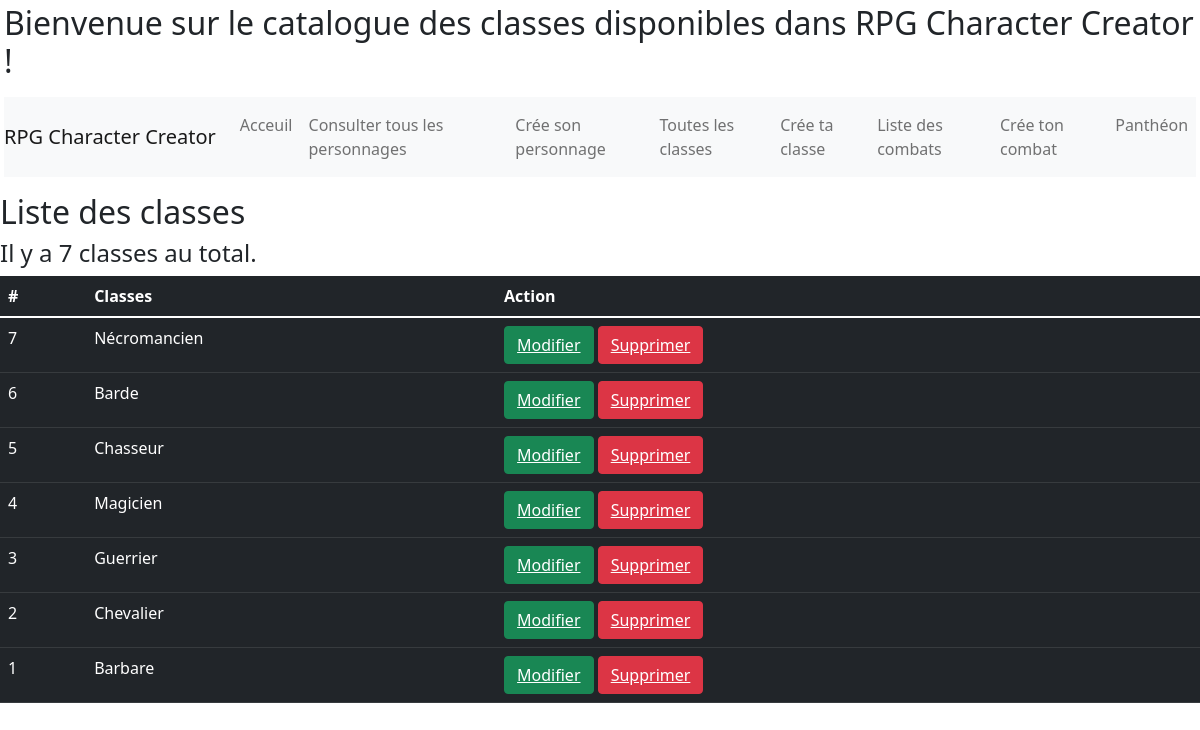
/allProfession.php, run on the app's committed database.
### tables this page shows
CREATE TABLE IF NOT EXISTS `profession` (
  `id_profession` int NOT NULL AUTO_INCREMENT,
  `professionName` varchar(32) NOT NULL,
  PRIMARY KEY (`id_profession`)
);

### class/manager/professionManager.class.php (called while the page is built, shortened)
<?php
class ProfessionManager{
    private $_db;
    public function setDb($db){
        $this->_db = $db;
    }
    public function getList(){
        $liste = [];
        $requete = $this->_db->query('SELECT * FROM profession
        ORDER BY id_profession DESC');
        while($donnees = $requete->fetch()){
            $profession = new Profession($donnees);
            $liste[] = $profession;
        }
    return $liste;
    }
    public function getCount(){
            $liste = [];
            $requete = $this->_db->query('SELECT id_profession FROM profession');
            while($donnees = $requete->fetch()){
                $profession = new Profession($donnees);
                $liste[] = $profession;
            }
        return count($liste);
    }
}
?>

### class/class/profession.class.php (called while the page is built, shortened)
<?php
class Profession{
    private $_id_profession;
    private $_professionName;
    public function hydrate($donnees) {
        foreach($donnees as $key => $value) {
            $method = 'set'.ucfirst($key);
        }
    }
    public function getId_profession()
    {
        return $this->_id_profession;
    }
    public function setId_profession($id_profession)
    {
        $this->_id_profession = $id_profession;
    }
    public function getProfessionName()
    {
        return $this->_professionName;
    }
    public function setProfessionName($professionName)
    {
        $this->_professionName = $professionName;
    }
}
?>

### allProfession.php (the view, shortened to what this page needs)
<?php
$pdo = connexionBDD();
$professionManager = new ProfessionManager($pdo);
?>
<!DOCTYPE html>
<html lang="en">
<head>
    <link href="https://cdn.jsdelivr.net/npm/bootstrap@5.1.2/dist/css/bootstrap.min.css" rel="stylesheet">
</head>
<body>
<h2 class="m-1 mb-3">Bienvenue sur le catalogue des classes disponibles dans RPG Character Creator !</h2>
<?php require ('nav.php'); ?>
<h2>Liste des classes</h2>
    <h4><?= "Il y a  ".$professionManager->getCount().' classes au total.';?></h4>
    <table class=" mb-3 table table-dark">
        <thead>
            <tr class=" mb-3" >
                <th scope="col">#</th>
                <th scope="col">Classes</th>
                <th scope="col">Action</th>
            </tr>
        </thead>
            <?php
                $liste = $professionManager->getList();
                foreach($liste as $profession){?>
                    <tr>
                        <td><?= $profession->getId_profession();?></td>
                        <td><?= $profession->getProfessionName();?></td>
                        <td>
                                <button type="button" class="btn btn-success" ><a class="text-white" href="allProfession.php?modifier=<?= $profession->getId_profession(); ?>">Modifier</a></button>
                                <button type="button" class="btn btn-danger" ><a class="text-white" onclick="return confirm('Etes vous sûr de vouloir supprimer cette classe ?');" href="allProfession.php?supprimer=<?= $profession->getId_profession(); ?>">Supprimer</a></button>
                        </td>
                    </tr>
        <?php
        }
        ?>
    </table>
</body>
</html>

### data on the page
profession: id_profession "7", professionName "Nécromancien"
profession: id_profession "6", professionName "Barde"
profession: id_profession "5", professionName "Chasseur"
profession: id_profession "4", professionName "Magicien"
profession: id_profession "3", professionName "Guerrier"
profession: id_profession "2", professionName "Chevalier"
profession: id_profession "1", professionName "Barbare"

### other printed values
$professionManager->getCount() "7"
